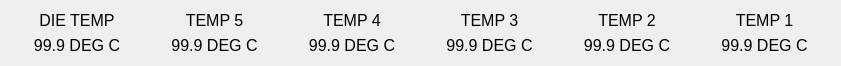
      <widget class="QWidget" name="horizontalLayoutWidget_7">
       <property name="geometry">
        <rect>
         <x>10</x>
         <y>200</y>
         <width>841</width>
         <height>50</height>
        </rect>
       </property>
       <layout class="QHBoxLayout" name="horizontalLayout_7">
        <item>
         <layout class="QVBoxLayout" name="verticalLayout_12">
          <item>
           <widget class="QLabel" name="label_21">
            <property name="font">
             <font>
              <pointsize>12</pointsize>
             </font>
            </property>
            <property name="text">
             <string>DIE TEMP</string>
            </property>
            <property name="alignment">
             <set>Qt::AlignCenter</set>
            </property>
           </widget>
          </item>
          <item>
           <widget class="QLabel" name="labelTempDieVal">
            <property name="font">
             <font>
              <pointsize>12</pointsize>
             </font>
            </property>
            <property name="text">
             <string>99.9 DEG C</string>
            </property>
            <property name="alignment">
             <set>Qt::AlignCenter</set>
            </property>
           </widget>
          </item>
         </layout>
        </item>
        <item>
         <layout class="QVBoxLayout" name="verticalLayout_6">
          <item>
           <widget class="QLabel" name="label_9">
            <property name="font">
             <font>
              <pointsize>12</pointsize>
             </font>
            </property>
            <property name="text">
             <string>TEMP 5</string>
            </property>
            <property name="alignment">
             <set>Qt::AlignCenter</set>
            </property>
           </widget>
          </item>
          <item>
           <widget class="QLabel" name="labelTemp5Val">
            <property name="font">
             <font>
              <pointsize>12</pointsize>
             </font>
            </property>
            <property name="text">
             <string>99.9 DEG C</string>
            </property>
            <property name="alignment">
             <set>Qt::AlignCenter</set>
            </property>
           </widget>
          </item>
         </layout>
        </item>
        <item>
         <layout class="QVBoxLayout" name="verticalLayout_5">
          <item>
           <widget class="QLabel" name="label_7">
            <property name="font">
             <font>
              <pointsize>12</pointsize>
             </font>
            </property>
            <property name="text">
             <string>TEMP 4</string>
            </property>
            <property name="alignment">
             <set>Qt::AlignCenter</set>
            </property>
           </widget>
          </item>
          <item>
           <widget class="QLabel" name="labelTemp4Val">
            <property name="font">
             <font>
              <pointsize>12</pointsize>
             </font>
            </property>
            <property name="text">
             <string>99.9 DEG C</string>
            </property>
            <property name="alignment">
             <set>Qt::AlignCenter</set>
            </property>
           </widget>
          </item>
         </layout>
        </item>
        <item>
         <layout class="QVBoxLayout" name="verticalLayout_3">
          <item>
           <widget class="QLabel" name="label_3">
            <property name="font">
             <font>
              <pointsize>12</pointsize>
             </font>
            </property>
            <property name="text">
             <string>TEMP 3</string>
            </property>
            <property name="alignment">
             <set>Qt::AlignCenter</set>
            </property>
           </widget>
          </item>
          <item>
           <widget class="QLabel" name="labelTemp3Val">
            <property name="font">
             <font>
              <pointsize>12</pointsize>
             </font>
            </property>
            <property name="text">
             <string>99.9 DEG C</string>
            </property>
            <property name="alignment">
             <set>Qt::AlignCenter</set>
            </property>
           </widget>
          </item>
         </layout>
        </item>
        <item>
         <layout class="QVBoxLayout" name="verticalLayout_2">
          <item>
           <widget class="QLabel" name="label">
            <property name="font">
             <font>
              <pointsize>12</pointsize>
             </font>
            </property>
            <property name="text">
             <string>TEMP 2</string>
            </property>
            <property name="alignment">
             <set>Qt::AlignCenter</set>
            </property>
           </widget>
          </item>
          <item>
           <widget class="QLabel" name="labelTemp2Val">
            <property name="font">
             <font>
              <pointsize>12</pointsize>
             </font>
            </property>
            <property name="text">
             <string>99.9 DEG C</string>
            </property>
            <property name="alignment">
             <set>Qt::AlignCenter</set>
            </property>
           </widget>
          </item>
         </layout>
        </item>
        <item>
         <layout class="QVBoxLayout" name="verticalLayout_4">
          <item>
           <widget class="QLabel" name="label_5">
            <property name="font">
             <font>
              <pointsize>12</pointsize>
             </font>
            </property>
            <property name="text">
             <string>TEMP 1</string>
            </property>
            <property name="alignment">
             <set>Qt::AlignCenter</set>
            </property>
           </widget>
          </item>
          <item>
           <widget class="QLabel" name="labelTemp1Val">
            <property name="font">
             <font>
              <pointsize>12</pointsize>
             </font>
            </property>
            <property name="text">
             <string>99.9 DEG C</string>
            </property>
            <property name="alignment">
             <set>Qt::AlignCenter</set>
            </property>
           </widget>
          </item>
         </layout>
        </item>
       </layout>
      </widget>
